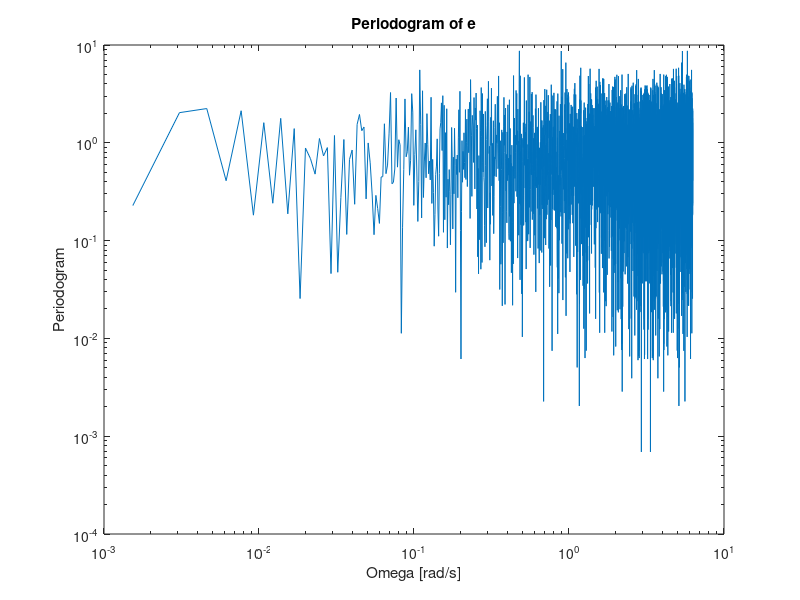
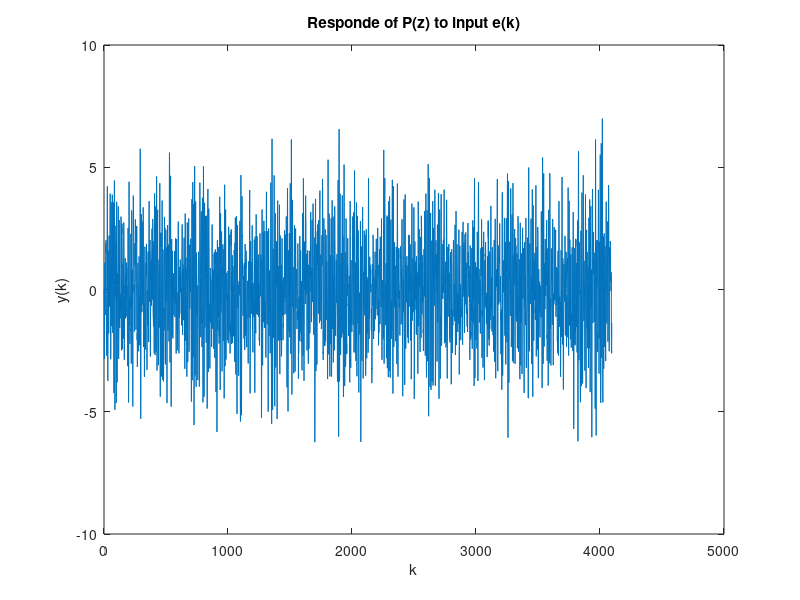
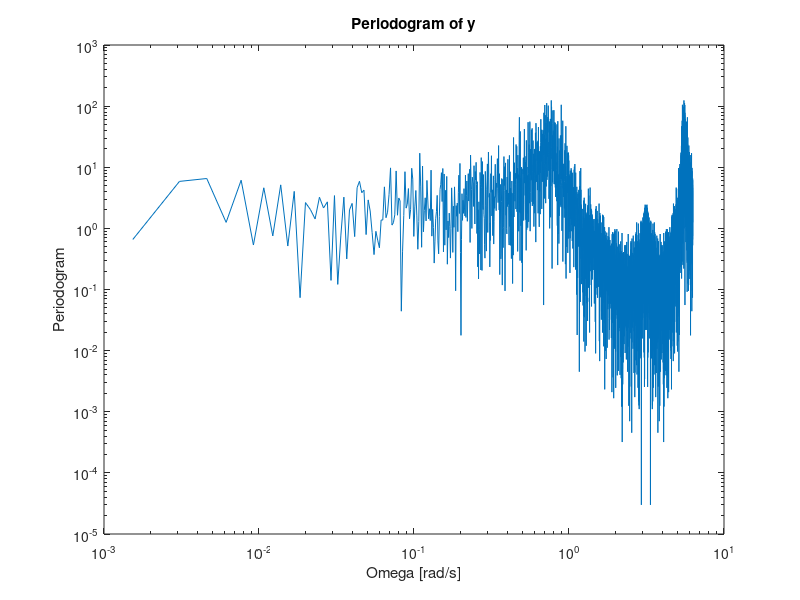
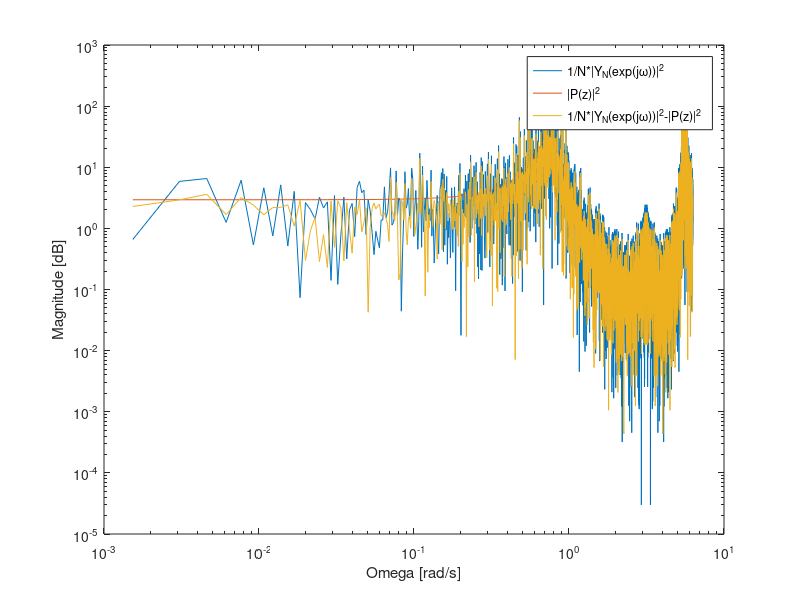

Source code (MATLAB) for these figures, in order:
clear all
clc
%%
dim=4096;
e=randn(dim,1);
E_N=fft(e);
per_e=1/dim*abs(E_N).^2;
omega=(2*pi/dim)*[0:dim-1]';
figure (1)
loglog(omega,per_e)
title('Periodogram of e')
xlabel('Omega [rad/s]')
ylabel('Periodogram')
%%
%sample time
T=1;
z=tf('z',T);
P=(z+0.5)/(0.5+(z+0.5)*(z-0.5)^2);
t=T*[0:dim-1]';
y=lsim(P,e,t);
figure(2)
plot(t,y)
title('Responde of P(z) to input e(k)')
xlabel('k')
ylabel('y(k)')
%%
Y_N=fft(y);
per_y=1/dim*abs(Y_N).^2;
figure (3)
loglog(omega,per_y)
title('Periodogram of y')
xlabel('Omega [rad/s]')
ylabel('Periodogram')
%%
[mag,phase]=bode(P,omega);
mag=squeeze(mag);
figure(4)
loglog(omega,per_y)
hold on
loglog(omega,abs(mag).^2)
loglog(omega,abs(per_y-abs(mag).^2))
xlabel('Omega [rad/s]')
ylabel('Magnitude [dB]')
legend('1/N*|Y_N(exp(j\omega))|^2','|P(z)|^2','1/N*|Y_N(exp(j\omega))|^2-|P(z)|^2')
hold off
